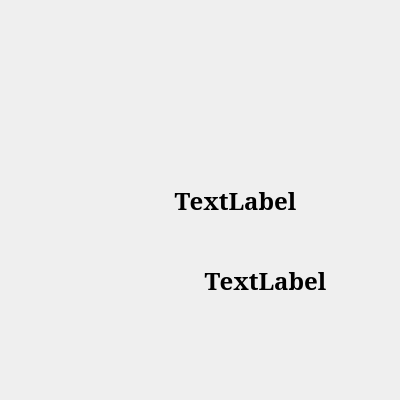
<?xml version="1.0" encoding="UTF-8"?>
<ui version="4.0">
 <class>estanciaUI</class>
 <widget class="QWidget" name="estanciaUI">
  <property name="geometry">
   <rect>
    <x>0</x>
    <y>0</y>
    <width>400</width>
    <height>400</height>
   </rect>
  </property>
  <property name="windowTitle">
   <string>Form</string>
  </property>
  <property name="styleSheet">
   <string notr="true">#estanciaUI{
border-image: url(:/Resources/Documentos/Estancia.png);}</string>
  </property>
  <widget class="QLabel" name="tipoVisita">
   <property name="geometry">
    <rect>
     <x>170</x>
     <y>190</y>
     <width>131</width>
     <height>21</height>
    </rect>
   </property>
   <property name="font">
    <font>
     <family>MS Serif</family>
     <pointsize>18</pointsize>
     <bold>true</bold>
    </font>
   </property>
   <property name="text">
    <string>TextLabel</string>
   </property>
   <property name="alignment">
    <set>Qt::AlignCenter</set>
   </property>
  </widget>
  <widget class="QLabel" name="duracionVisita">
   <property name="geometry">
    <rect>
     <x>200</x>
     <y>270</y>
     <width>131</width>
     <height>21</height>
    </rect>
   </property>
   <property name="font">
    <font>
     <family>MS Serif</family>
     <pointsize>18</pointsize>
     <bold>true</bold>
    </font>
   </property>
   <property name="text">
    <string>TextLabel</string>
   </property>
   <property name="alignment">
    <set>Qt::AlignCenter</set>
   </property>
  </widget>
 </widget>
 <resources/>
 <connections/>
</ui>
